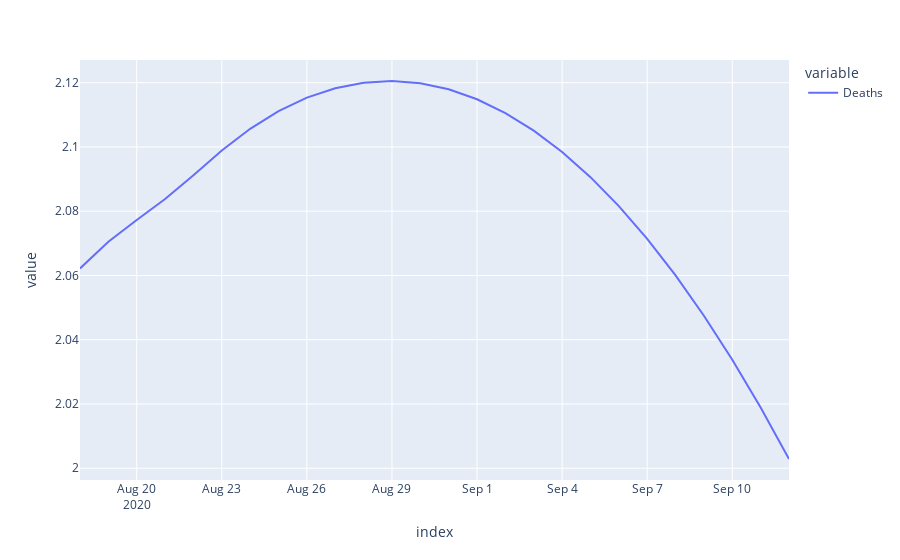

Source (notebook cell):
### Code cell
state_forecasts['Alabama']['Deaths'].plot()

### Figure 1 — Plotly figure (JSON) as saved in the notebook; plotly's stock layout.template omitted (floating-point values rounded to 4 significant figures)
{"data": [{"hovertemplate": "variable=Deaths<br>index=%{x}<br>value=%{y}<extra></extra>", "legendgroup": "Deaths", "line": {"color": "#636efa", "dash": "solid"}, "mode": "lines", "name": "Deaths", "orientation": "v", "showlegend": true, "type": "scatter", "x": ["2020-08-18T00:00:00", "2020-08-19T00:00:00", "2020-08-20T00:00:00", "2020-08-21T00:00:00", "2020-08-22T00:00:00", "2020-08-23T00:00:00", "2020-08-24T00:00:00", "2020-08-25T00:00:00", "2020-08-26T00:00:00", "2020-08-27T00:00:00", "2020-08-28T00:00:00", "2020-08-29T00:00:00", "2020-08-30T00:00:00", "2020-08-31T00:00:00", "2020-09-01T00:00:00", "2020-09-02T00:00:00", "2020-09-03T00:00:00", "2020-09-04T00:00:00", "2020-09-05T00:00:00", "2020-09-06T00:00:00", "2020-09-07T00:00:00", "2020-09-08T00:00:00", "2020-09-09T00:00:00", "2020-09-10T00:00:00", "2020-09-11T00:00:00", "2020-09-12T00:00:00"], "xaxis": "x", "y": [2.062, 2.071, 2.077, 2.084, 2.091, 2.099, 2.106, 2.111, 2.115, 2.118, 2.12, 2.121, 2.12, 2.118, 2.115, 2.111, 2.105, 2.098, 2.091, 2.082, 2.071, 2.06, 2.047, 2.034, 2.019, 2.003], "yaxis": "y"}], "layout": {"legend": {"title": {"text": "variable"}, "tracegroupgap": 0}, "margin": {"t": 60}, "xaxis": {"anchor": "y", "domain": [0, 1], "title": {"text": "index"}}, "yaxis": {"anchor": "x", "domain": [0, 1], "title": {"text": "value"}}}}
